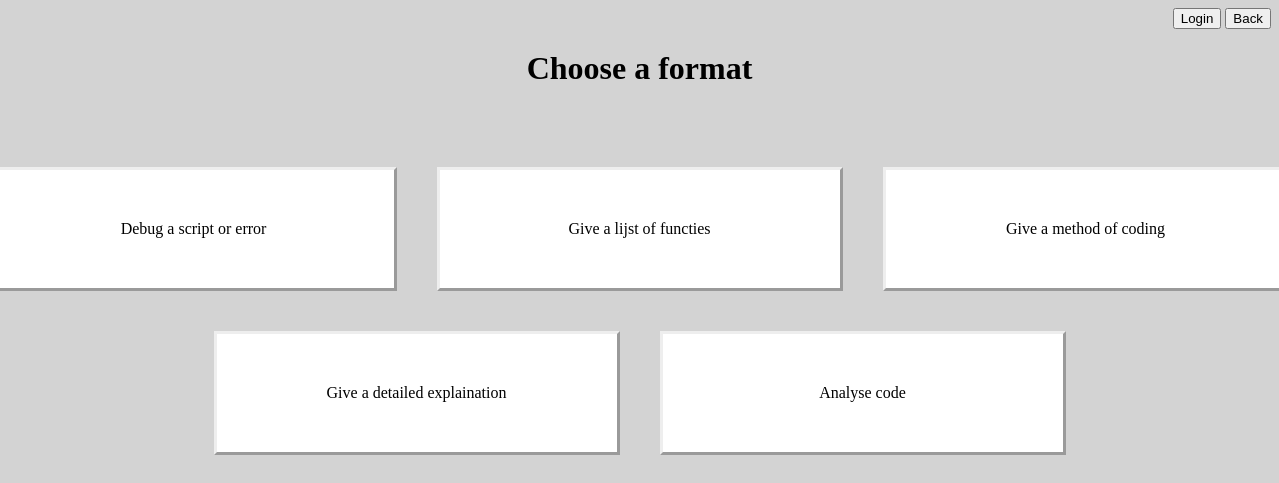
Before: /src/choice.php?subject=1 with the older database file.
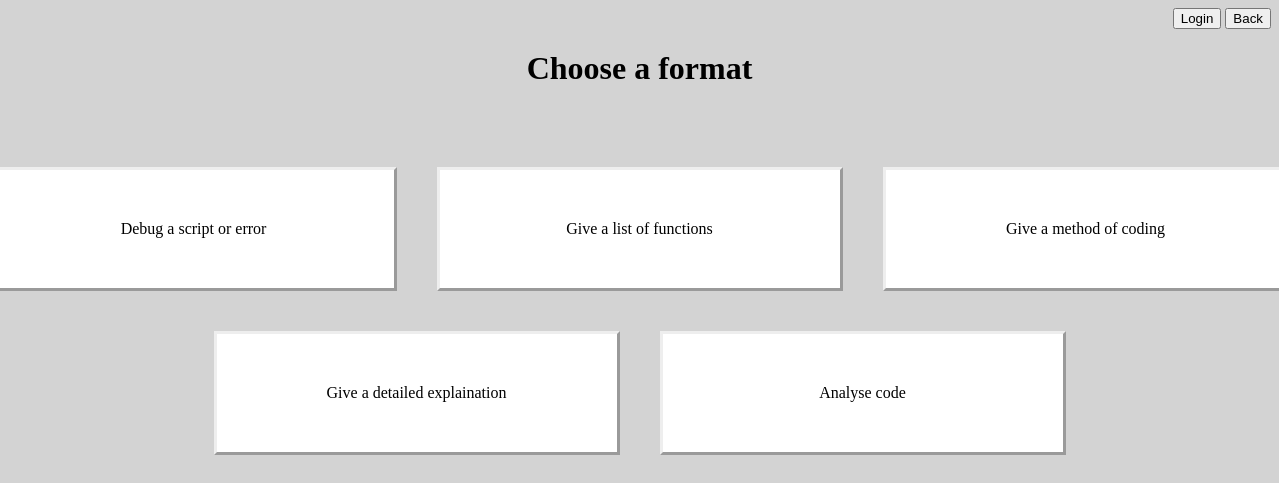
After: the same page with the newer database file.
### tables this page shows
CREATE TABLE choices (
    id INT AUTO_INCREMENT PRIMARY KEY,
    choice VARCHAR(255),
    prompt TEXT
);

### src/choice.php (the view, shortened to what this page needs)
<?php
require("connection.php");
$Database = $dbh->prepare("SELECT choices.* FROM choices INNER JOIN tags ON choices.id = tags.choice_id WHERE tags.subject_id = :id");
$subjectId = filter_var($_GET['subject'], FILTER_SANITIZE_NUMBER_INT);
$Database->bindParam(':id',$subjectId);
$Database->execute();
$choices = $Database->fetchAll(PDO::FETCH_ASSOC);
?>
<!DOCTYPE html>
<html lang="en">
<head>
    <link rel="stylesheet" href="style.css">
</head>
<body>
    <nav class="right-button-login">
        <?php if (empty($_SESSION["loggedInUser"])) { ?>
            <a href="login-logout/login.php"><button class="login-button">Login</button></a>
            <a href="homepage.php"><button class="back">Back</button></a>
        <?php } ?>
    </nav>
    <div class="title-center-home">
        <h1>Choose a format</h1>
    </div>
    <div class="center-boxes-two">
        <div class="row-boxes">
            <?php
            $counter = 0;
            foreach ($choices as $choice) {
                if ($counter % 3 == 0) { ?>
                    <div class="row">
                <?php } ?>
                <a href="prompt.php?subject=<?=$_GET['subject'];?>&choice=<?=$choice['id'];?>"><p class="boxes-two"><?= $choice['choice'];?></p></a>
                <?php
                $counter++;
                if ($counter % 3 == 0) { ?>
                    </div>
                <?php }
            }
            if ($counter % 3 != 0) { ?>
                </div>
            <?php } ?>
        </div>
    </div>
</body>
</html>

### src/style.css (style rules this page uses)
body { background-color: lightgray; }
.title-center-home { text-align: center; }
.center-boxes-two { display: flex; justify-content: center; align-items: center; margin-top: 60px; }
.row-boxes { display: flex; justify-content: center; flex-wrap: wrap; width: 100%; }
.row { display: flex; justify-content: center; width: 100%; }
.boxes-two { flex: 1 1 33%; text-align: center; padding: 50px; margin: 20px; width: 300px; border-style: outset; text-align: center; background-color: white; }
a { text-decoration: none; color: black; }
.right-button-login { text-align: right; }

Changed rows visible on the page:
changed choices: choice "Give a lijst of functies" → "Give a list of functions"
